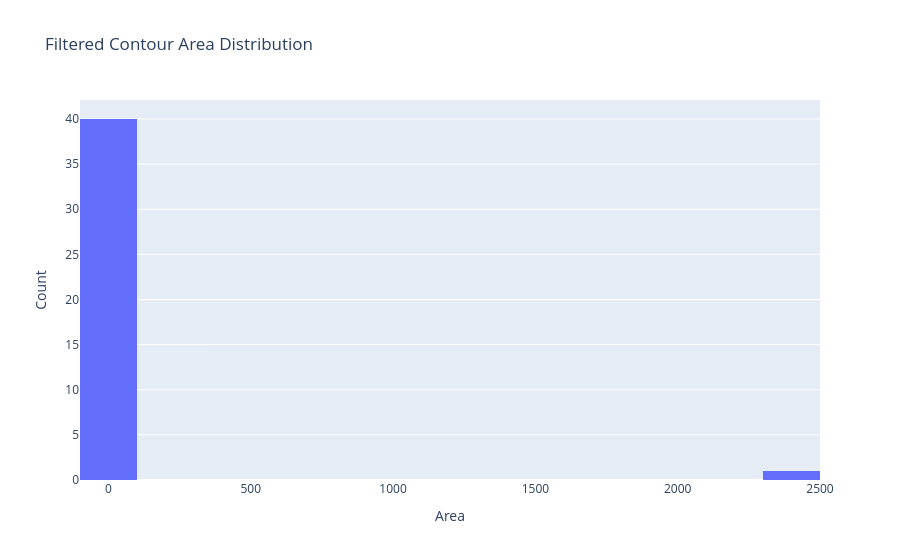

The code cell stored with this chart in its notebook:
### Code cell
# 輪郭面積により輪郭をフィルタリングする
import cv2
filtered_contours = [contour for contour in contours if cv2.contourArea(contour) < 10000]  # 面積が10000未満の輪郭を残す
filtered_contour_areas = [cv2.contourArea(contour) for contour in filtered_contours]
import plotly.graph_objects as go
fig = go.Figure(data=[go.Histogram(x=filtered_contour_areas, nbinsx=20)])
fig.update_layout(title='Filtered Contour Area Distribution', xaxis_title='Area', yaxis_title='Count')
fig.show()

### Figure 1 — Plotly figure (JSON) as saved in the notebook; plotly's stock layout.template omitted (floating-point values rounded to 4 significant figures)
{"data": [{"nbinsx": 20, "type": "histogram", "x": [5.5, 2, 21, 2, 4, 2, 4, 12.5, 2, 2, 2, 2, 4, 2, 25.5, 0, 2, 2, 2, 2, 11, 2, 2, 8.5, 2495, 0, 0, 0, 0, 0, 0, 0, 0, 0, 0, 0, 0, 0, 0, 0, 35.5]}], "layout": {"title": {"text": "Filtered Contour Area Distribution"}, "xaxis": {"title": {"text": "Area"}}, "yaxis": {"title": {"text": "Count"}}}}
